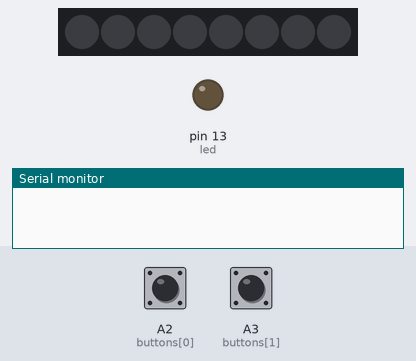
The sketch below on a simulated Arduino Uno, built with avr-gcc and run on an emulated ATmega328P. On the bench: 8 RGB LEDs in strip order, left to right, output pins drawn as LEDs (lit = HIGH), the last lines printed to the serial monitor. The test bench sets the inputs (shaded band); at power-on: A2 (buttons[0]) HIGH, A3 (buttons[1]) HIGH. Random numbers use the default seed unless the sketch sets one.

Above: at 1.2 s.
1.3 s: A2 (buttons[0]) pulled LOW for 0.15 s
At 1.49 s:
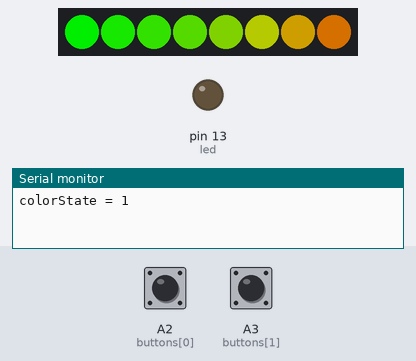
2.0 s: A3 (buttons[1]) pulled LOW for 0.15 s
At 2.25 s:
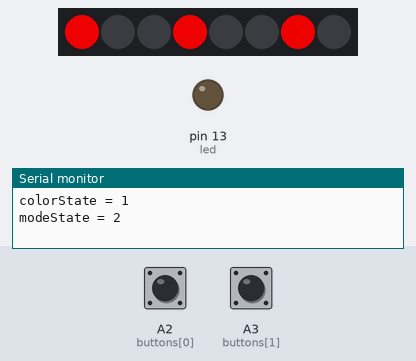
2.7 s: A2 (buttons[0]) pulled LOW for 1 s
At 3.73 s:
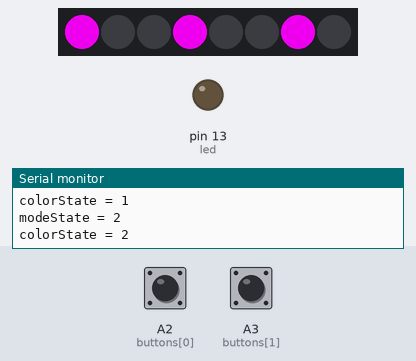
4.3 s: A2 (buttons[0]) pulled LOW for 0.15 s
At 4.49 s:
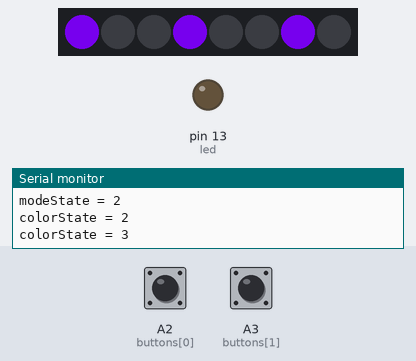
5.0 s: A2 (buttons[0]) pulled LOW for 3.2 s
At 8.24 s:
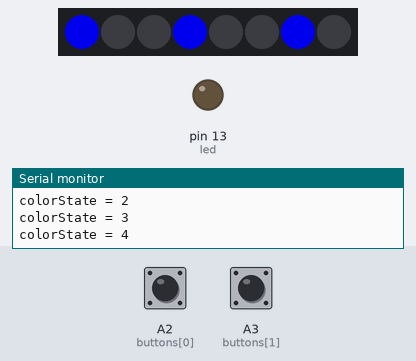
8.8 s: A2 (buttons[0]) pulled LOW for 0.15 s
At 8.97 s:
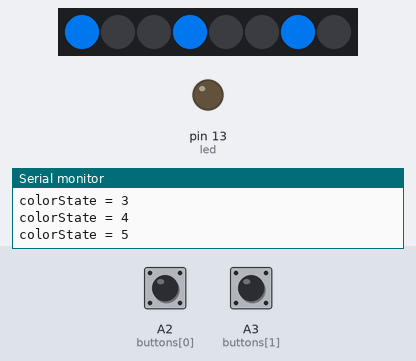
Timing chart, 0 to 10.5 s (numbered marks = the images above; inputs shaded):
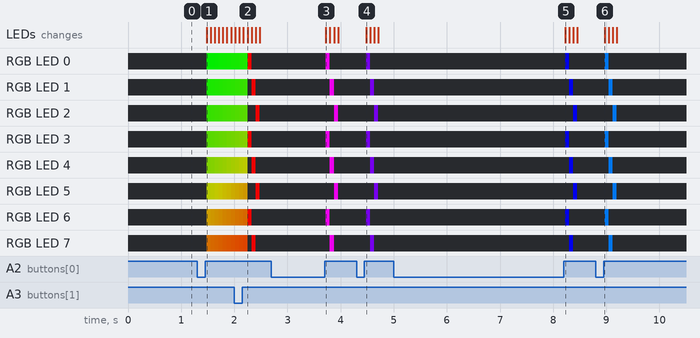

Measured:
- after the input at 1.3 s, the LEDs: change after 0.18 s (image 1)
- after the input at 2.7 s, RGB LED 0, RGB LED 3, RGB LED 6: off → RGB(200, 0, 200) after 1.0 s, → off 0.08 s later; RGB LED 1, RGB LED 4, RGB LED 7: off → RGB(200, 0, 200) after 1.1 s, → off 0.08 s later; RGB LED 2, RGB LED 5: off → RGB(200, 0, 200) after 1.2 s, → off 0.08 s later; the LEDs: change after 1.0 s (image 3)
- after the input at 4.3 s, RGB LED 0, RGB LED 3, RGB LED 6: off → RGB(100, 0, 200) after 0.18 s, → off 0.08 s later; RGB LED 1, RGB LED 4, RGB LED 7: off → RGB(100, 0, 200) after 0.26 s, → off 0.08 s later; RGB LED 2, RGB LED 5: off → RGB(100, 0, 200) after 0.33 s, → off 0.08 s later; the LEDs: change after 0.18 s (image 4)
- after the input at 5.0 s, RGB LED 0, RGB LED 3, RGB LED 6: off → RGB(0, 0, 200) after 3.2 s, → off 0.08 s later; RGB LED 1, RGB LED 4, RGB LED 7: off → RGB(0, 0, 200) after 3.3 s, → off 0.08 s later; RGB LED 2, RGB LED 5: off → RGB(0, 0, 200) after 3.4 s, → off 0.08 s later; the LEDs: change after 3.2 s (image 5)
- after the input at 8.8 s, RGB LED 0, RGB LED 3, RGB LED 6: off → RGB(0, 100, 200) after 0.17 s, → off 0.08 s later; RGB LED 1, RGB LED 4, RGB LED 7: off → RGB(0, 100, 200) after 0.24 s, → off 0.08 s later; RGB LED 2, RGB LED 5: off → RGB(0, 100, 200) after 0.32 s, → off 0.08 s later; the LEDs: change after 0.17 s (image 6)

The sketch:

skateLights_rewrite.ino
```cpp
#include <Adafruit_NeoPixel.h>
#include <TimerOne.h>

// LED strip data pin
#define PIN 5
// This handy macro lets us determine how big the array up above is, by checking the size
#define NUMBUTTONS sizeof(buttons)
#define NUMMODES 3
#define NUMCOLORS 12

typedef void (*colorModes)(uint32_t, uint8_t);

Adafruit_NeoPixel strip = Adafruit_NeoPixel(8, PIN, NEO_GRB + NEO_KHZ800);

const uint32_t COLORS[13] = {strip.Color(0, 0, 0), strip.Color(255, 0, 0), strip.Color(255, 0, 255),
                             strip.Color(128, 0, 255), strip.Color(0, 0, 255), strip.Color(0, 128, 255),
                             strip.Color(0, 255, 255), strip.Color(0, 255, 128), strip.Color(0, 255, 128),
                             strip.Color(0, 255, 0), strip.Color(128, 255, 0), strip.Color(255, 255, 0),
                             strip.Color(255, 128, 0)};
                             // BLACK, RED, MAGENTA, PURPLE, BLUE, CORNFLOWER, TURQUOISE, SEAFOAM, GREEN, LIME,
                             // YELLOW, ORANGE


colorModes modeArray[3] = {NULL, &rainbowCycle, &theaterChase};
uint8_t buttons[] = {A2, A3};

// we will track if a button is just pressed, just released, or 'currently pressed'
volatile byte pressed[NUMBUTTONS], justpressed[NUMBUTTONS], justreleased[NUMBUTTONS];


volatile boolean ini = false;              // mode reset trigger, 0 if strip is waiting for a new color/mode,
                                           // 1 if running.
volatile uint8_t colorState = 0;           // current color palette mode
volatile uint8_t modeState = 0;            // current cycling pattern mode
boolean timerFlag = false;                 // false if timer based mode switching is off
uint8_t led = 13;                          // led pin to show timed switching mode enabled
uint8_t timerState = 0;                    // cycling mode while in timer based switching
uint32_t lastTime = millis();
uint8_t tmpColor = random(255);

void setup() {

  strip.begin();
  strip.setBrightness(200);
  strip.show(); // Initialize all pixels to 'off'

  // set up serial port
  Serial.begin(9600);
  pinMode(led, OUTPUT);

  // Make input & enable pull-up resistors on switch pins
  for (byte i=0; i < NUMBUTTONS; i++) {
    pinMode(buttons[i], INPUT);
    digitalWrite(buttons[i], HIGH);
  }

  #if defined (__AVR_ATmega328P__)
    // Run timer2 interrupt every 15 ms
    TCCR2A = 0;
    TCCR2B = 1<<CS22 | 1<<CS21 | 1<<CS20;
    //Timer2 Overflow Interrupt Enable
    TIMSK2 |= 1<<TOIE2;
  #elif defined (__AVR_ATmega32U4__)
    Timer1.initialize(15000);
    Timer1.attachInterrupt(TimerInterrupt);
  #endif
}

#if defined (__AVR_ATmega328P__)
ISR(TIMER2_OVF_vect) {
  check_switches();
}
#elif defined (__AVR_ATmega32U4__)

void TimerInterrupt() {
  check_switches();
}
#endif


void check_switches()
{
  static byte previousstate[NUMBUTTONS];
  static byte currentstate[NUMBUTTONS];

  for (byte index = 0; index < NUMBUTTONS; index++){
    currentstate[index] = digitalRead(buttons[index]);   // read the button

    if (currentstate[index] == previousstate[index]) {
      if ((pressed[index] == LOW) && (currentstate[index] == LOW)) {
          // just pressed
          justpressed[index] = 1;
      }
      else if ((pressed[index] == HIGH) && (currentstate[index] == HIGH)) {
          // just released
          justreleased[index] = 1;
      }
      pressed[index] = !currentstate[index];  // remember, digital HIGH means NOT pressed
    }
    //Serial.println(pressed[index], DEC);
    previousstate[index] = currentstate[index];   // keep a running tally of the buttons
  }

  // Color Increment Button
  if (justreleased[0]) {
    if (modeState == 0) {
      modeState = 1;
    }
    if (NUMCOLORS > colorState) {
      colorState += 1;
    } else {
      colorState = 1;
    }
    ini = false;
    justreleased[0] = 0;
    Serial.print("colorState = ");
    Serial.println(colorState);
  }
   // Mode Increment Button
  if (justreleased[1]) {
    if (colorState == 0) {
      colorState = 1;
    }
    if (NUMMODES > modeState) {
      modeState += 1;
    } else {
      timerFlag = false;
      tmpColor = random(255);
      modeState = 1;
    }
    justreleased[1] = 0;
    ini = false;
    Serial.print("modeState = ");
    Serial.println(modeState);
  }
}

void loop() {
  if (!ini && modeState) {
    ini = true;
    modeArray[modeState](COLORS[colorState], 75);
  }
  colorReset(COLORS[0], 0);
}

// Input a value 0 to 255 to get a color value.
// The colours are a transition r - g - b - back to r.
uint32_t Wheel(byte WheelPos) {
  if(WheelPos < 85) {
   return strip.Color(WheelPos * 3, 255 - WheelPos * 3, 0);
  } else if(WheelPos < 170) {
   WheelPos -= 85;
   return strip.Color(255 - WheelPos * 3, 0, WheelPos * 3);
  } else {
   WheelPos -= 170;
   return strip.Color(0, WheelPos * 3, 255 - WheelPos * 3);
  }
}


void colorReset(uint32_t c, uint8_t wait) {
    for(uint16_t i=0; i<strip.numPixels(); i++) {
      strip.setPixelColor(i, COLORS[0]);
      strip.show();
    }
}

void rainbowCycle(uint32_t c, uint8_t wait) {
  uint16_t i, j;

  for(j=0; j<256*5; j++) { // 5 cycles of all colors on wheel
    if (0 == ini) {
      colorReset(COLORS[0], 0);
      break;
    }
    for(i=0; i< strip.numPixels(); i++) {
      strip.setPixelColor(i, Wheel(((i * 256 / 32) + j) & 255));
    }
    strip.show();
    delay(wait);
  }
}

//Theatre-style crawling lights.
void theaterChase(uint32_t c, uint8_t wait) {
  for (int q=0; q < 3; q++) {
    for (int i=0; i < strip.numPixels(); i=i+3) {
      strip.setPixelColor(i+q, c);    //turn every third pixel on
    }
    strip.show();

    delay(wait);

    for (int i=0; i < strip.numPixels(); i=i+3) {
      strip.setPixelColor(i+q, 0);        //turn every third pixel off
    }
    if (0 == ini) {
      colorReset(COLORS[0], 0);
    break;
    }
  }
}
```
